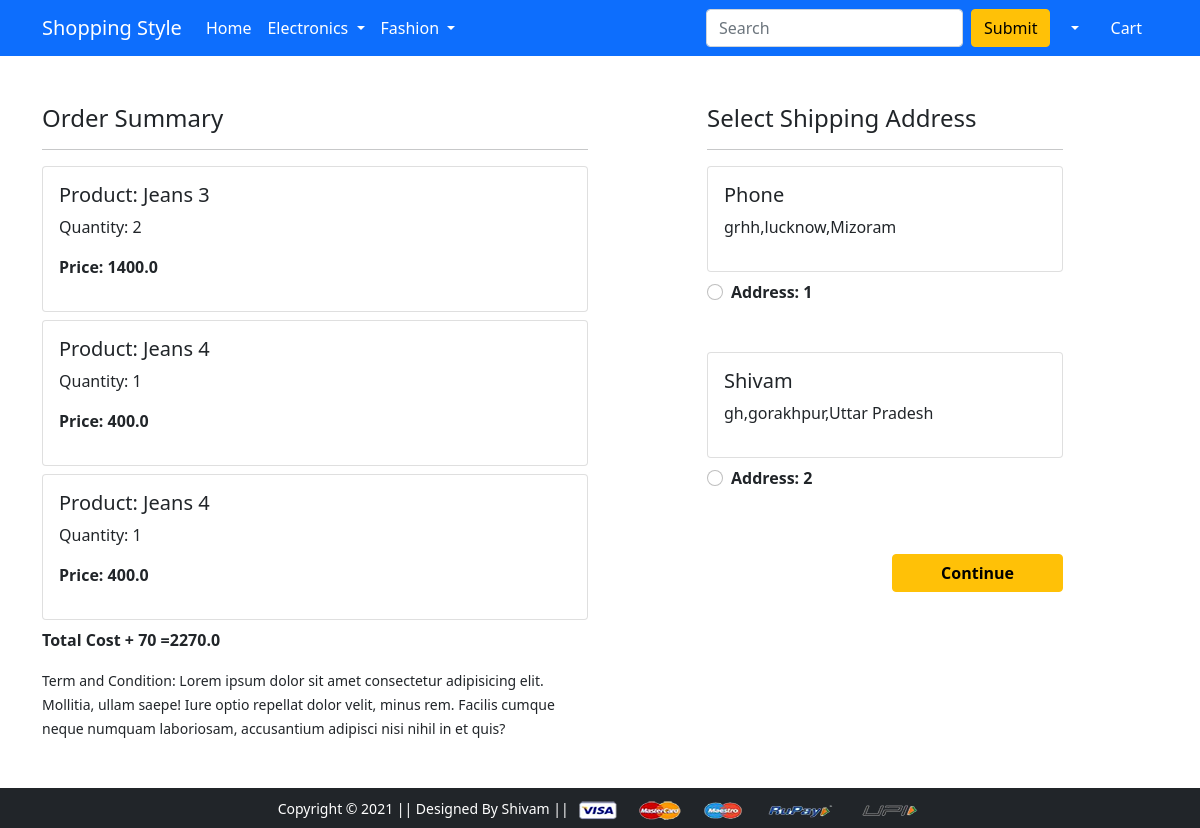
Screenshot of /checkout/ (signed in) with the database file from the repository.
### app/models.py (models this page shows, shortened)
class Cart(models.Model):
    user = models.ForeignKey(User, on_delete=models.CASCADE)
    product = models.ForeignKey(Product, on_delete=models.CASCADE)
    quantity = models.PositiveIntegerField(default=1)
    @property
    def total_cost(self):
        return self.quantity* self.product.discounted_price

class Product(models.Model):
    titles = models.CharField(max_length=100)
    selling_price = models.FloatField()
    discounted_price = models.FloatField()
    description = models.TextField()
    brand = models.CharField(max_length=100)
    category = models.CharField(choices=CATEGORY_CHOICES, max_length=2)
    product_image = models.ImageField(upload_to='productimg')

class Customer(models.Model):
    user = models.ForeignKey(User, on_delete=models.CASCADE)
    name = models.CharField(max_length=200)
    locality = models.CharField(max_length=200)
    city = models.CharField(max_length=50)
    zipcode = models.IntegerField()
    state = models.CharField(choices=STATE_CHOICES, max_length=50)

### app/views.py (the view)
# urls.py: path('checkout/', views.checkout, name='checkout'),
def checkout(request):
 user=request.user
 add=Customer.objects.filter(user=user)
 cart_items=Cart.objects.filter(user=user)
 amount=0.0
 shipping_amount=70.0
 totalamount=0.0
 cart_product=[p for p in Cart.objects.all() if p.user == request.user]
 if cart_product:
  for p in cart_product:
    tempamount=(p.quantity*p.product.discounted_price)
    amount+=tempamount
  totalamount=amount+shipping_amount
 return render(request, 'app/checkout.html',{'totalamount':totalamount,'add':add,'cart_items':cart_items})

### app/templates/app/checkout.html (shortened to what this page needs)
{% extends 'app/base.html' %}
{% load static %}
{% block main-content %}
<div class="container">
 <div class="row mt-5">
  <div class="col-sm-6">
    <h4>Order Summary</h4>
    <hr>
    {% for item in cart_items %}
      <div class="card mb-2">
        <div class="card-body">
          <h5>Product: {{item.product.titles}}</h5>
          <p>Quantity: {{item.quantity}}</p>
          <p class="fw-bold">Price: {{item.total_cost}}</p>
        </div>
      </div>
      {% endfor %}
      <p class="fw-bold">Total Cost + 70 ={{totalamount}}</p>
    <small>Term and Condition: Lorem ipsum dolor sit amet consectetur adipisicing elit. Mollitia, ullam saepe! Iure optio repellat dolor velit, minus rem. Facilis cumque neque numquam laboriosam, accusantium adipisci nisi nihil in et quis?</small>
  </div>
  <div class="col-sm-4 offset-sm-1">
    <h4>Select Shipping Address</h4>
    <hr>
    <form action="/paymentdone">
      {% for ad in add %}
      <div class="card">
        <div class="card-body">
        <h5>{{ad.name}}</h5>
        <p>{{ad.locality}},{{ad.city}},{{ad.state}}</p>
        </div>
      </div>
        <div class="form-check mt-2 mb-5">
          <input class="form-check-input" type="radio" name="custid" id="custadd{{forloop.counter}}" value="{{ad.id}}">
          <label class="form-check-label fw-bold" for="custadd{forloop.counter}">
            Address: {{forloop.counter}} </label>
        </div>
        {% endfor %}
        <div class="text-end">
          <button type="submit" class="btn btn-warning mt-3 px-5 fw-bold">Continue</button>
        </div>
      </form>
    </div>
  </div>
</div>
{% endblock main-content %}

### rows the page displays
Cart: product.titles "Jeans 3", quantity "2", total_cost "1400.0"
Cart: product.titles "Jeans 4", quantity "1", total_cost "400.0"
Cart: product.titles "Jeans 4", quantity "1", total_cost "400.0"
Customer: name "Phone", locality "grhh", city "lucknow", state "Mizoram"
Customer: name "Shivam", locality "gh", city "gorakhpur", state "Uttar Pradesh"

### other values shown
{{ totalamount }} "2270.0"
